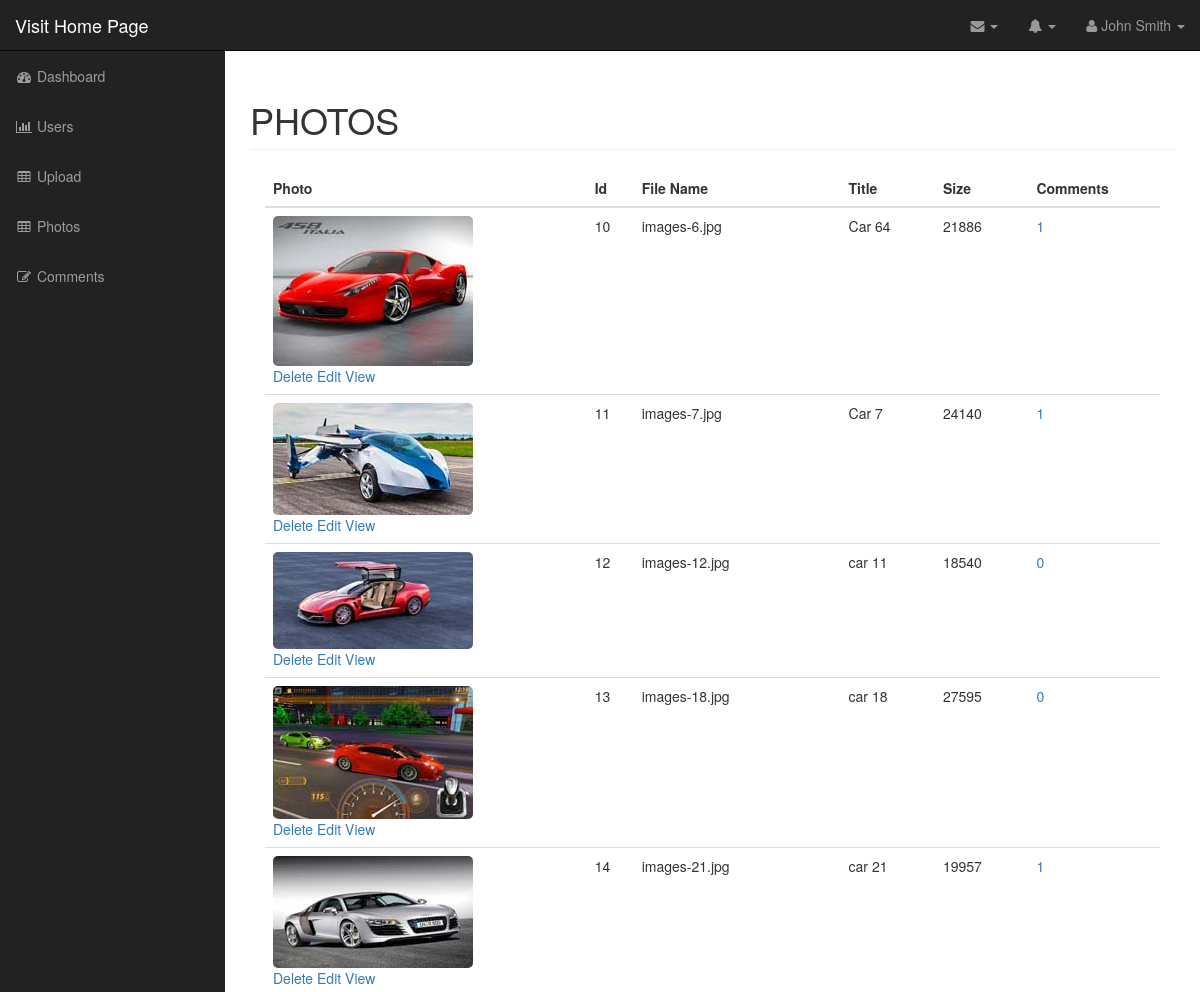
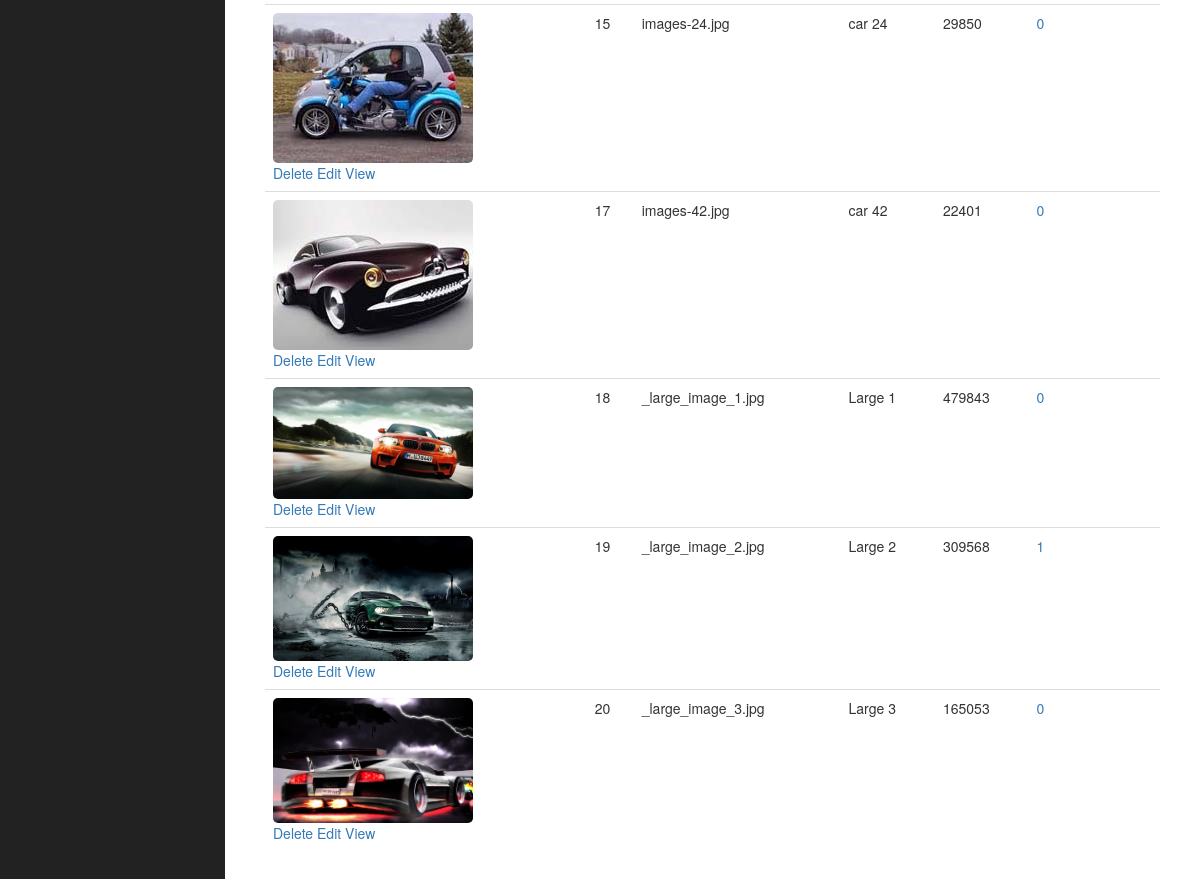
The app's page /admin/photos.php (signed in) with its own data (2 pictures, top to bottom).
### tables this page shows
CREATE TABLE `photos` (
  `id` int(11) NOT NULL,
  `title` varchar(255) NOT NULL,
  `caption` varchar(255) NOT NULL,
  `description` text NOT NULL,
  `filename` varchar(255) NOT NULL,
  `alternate_text` varchar(255) NOT NULL,
  `type` varchar(255) NOT NULL,
  `size` int(11) NOT NULL
);

### admin/includes/database.php (called while the page is built, shortened)
<?php
class Database {
    public $connection;
    public function open_db_connection(){
        $this->connection = new mysqli(DB_HOST,DB_USER,DB_PASS,DB_NAME);
    }
    public function query($sql) {
        $result = $this->connection->query($sql);
        return $result;
    }
    public function escape_string($string) {
        $escaped_string = $this->connection->real_escape_string($string);
        return $escaped_string;
    }
}
$database = new Database();
?>

### admin/includes/db_object.php (called while the page is built, shortened)
<?php
class Db_object {
    protected static $db_table = "users";
    public static function find_all() {
        return static::find_by_query("SELECT * FROM ".static::$db_table." ");
     }
    public static function find_by_query($sql) {
        global $database;
        $result_set = $database->query($sql);
        $the_object_array = array();
        while($row = mysqli_fetch_array($result_set)){
            $the_object_array[] = static::instantation($row);
        }
        return $the_object_array;
    }
    public static function instantation($the_record) {
        $the_object = new $calling_class;
        foreach($the_record as $the_attribute => $value){
            if($the_object->has_the_attribute($the_attribute)) {
                $the_object->$the_attribute = $value;
            }
        }
        return $the_object;
    }
    private function has_the_attribute($the_attribute) {
        $object_properties = get_object_vars($this);
        return array_key_exists($the_attribute, $object_properties);
    }
}
?>

### admin/includes/photo.php (called while the page is built, shortened)
<?php
class Photo extends Db_object {
    public $filename;
    public $upload_directory = "images";
    public function picture_path() {
        return $this->upload_directory.DS.$this->filename;
    }
}
?>

### admin/includes/comment.php (called while the page is built, shortened)
<?php
class Comment extends Db_object {
    protected static $db_table = "comments";
    public static function find_the_comments($photo_id=0) {
        global $database;
        $sql = "SELECT * FROM " . self::$db_table;
        $sql .=" WHERE photo_id=" . $database->escape_string($photo_id);
        $sql .=" ORDER BY photo_id ASC";
        return self::find_by_query($sql);
    }
}
?>

### admin/photos.php (the view, shortened to what this page needs)
<?php include("includes/header.php");
?>
<?php
    $photos = Photo::find_all();
?>
        <nav class="navbar navbar-inverse navbar-fixed-top" role="navigation">
            <?php include("includes/top_nav.php"); ?>
            <?php include("includes/side_nav.php"); ?>
        </nav>
        <div id="page-wrapper">
        <div class="container-fluid">
                <div class="row">
                    <div class="col-lg-12">
                        <h1 class="page-header">
                            PHOTOS
                        </h1>
                        <div class="col-md-12">
                            <table class="table table-hover">
                                <thead>
                                    <tr>
                                        <th>Photo</th>
                                        <th>Id</th>
                                        <th>File Name</th>
                                        <th>Title</th>
                                        <th>Size</th>
                                        <th>Comments</th>
                                    </tr>
                                </thead>
                                <tbody>
                                <?php
                                    foreach($photos as $photo): ?>
                                    <tr>
                                        <td><img class="admin-photo-thumbnail" src="<?php echo $photo->picture_path(); ?>">
                                        <div class="action_links">
                                            <a class="delete_link" href="delete_photo.php?id=<?php echo $photo->id; ?>">Delete</a>
                                            <a href="edit_photo.php?id=<?php echo $photo->id; ?>">Edit</a>
                                            <a href="../photo.php?id=<?php echo $photo->id;?>">View</a>
                                        </div>
                                        </td>
                                        <td><?php echo $photo->id; ?></td>
                                        <td><?php echo $photo->filename; ?></td>
                                        <td><?php echo $photo->title; ?></td>
                                        <td><?php echo $photo->size; ?></td>
                                        <td>
                                            <?php
                                            $comments = Comment::find_the_comments($photo->id);
                                            ?>
                                            <a href="comment_photo.php?id=<?php echo $photo->id;?>"><?php echo count($comments); ?> </a>
                                        </td>
                                    </tr>
                                    <?php endforeach; ?>
                                </tbody>
                            </table>
                        </div>
                    </div>
                </div>
            </div>
        </div>
  <?php include("includes/footer.php"); ?>

### admin/includes/header.php (shortened to what this page needs)
<!DOCTYPE html>
<html lang="en">
<head>
    <link href="css/bootstrap.min.css" rel="stylesheet">
    <link href="css/sb-admin.css" rel="stylesheet">
    <link href="font-awesome/css/font-awesome.min.css" rel="stylesheet" type="text/css">
    <link href="https://cdn.jsdelivr.net/npm/summernote@0.8.18/dist/summernote.min.css" rel="stylesheet">
    <link rel="stylesheet" href="css/dropzone.css">
    <link rel="stylesheet" href="css/styles.css">
</head>
<body>
    <div id="wrapper">

### admin/includes/top_nav.php (shortened to what this page needs)
<div class="navbar-header">
                <a class="navbar-brand" href="../index.php">Visit Home Page</a>
            </div>
            <ul class="nav navbar-right top-nav">
                <li class="dropdown">
                    <a href="#" class="dropdown-toggle" data-toggle="dropdown"><i class="fa fa-envelope"></i> <b class="caret"></b></a>
                </li>
                <li class="dropdown">
                    <a href="#" class="dropdown-toggle" data-toggle="dropdown"><i class="fa fa-bell"></i> <b class="caret"></b></a>
                </li>
                <li class="dropdown">
                    <a href="#" class="dropdown-toggle" data-toggle="dropdown"><i class="fa fa-user"></i> John Smith <b class="caret"></b></a>
                </li>
            </ul>

### admin/includes/side_nav.php
<div class="collapse navbar-collapse navbar-ex1-collapse">
                <ul class="nav navbar-nav side-nav">
                    <li>
                        <a href="index.php"><i class="fa fa-fw fa-dashboard"></i> Dashboard</a>
                    </li>
                    <li>
                        <a href="users.php"><i class="fa fa-fw fa-bar-chart-o"></i> Users</a>
                    </li>
                    <li>
                        <a href="upload.php"><i class="fa fa-fw fa-table"></i> Upload</a>
                    </li>
                    <li>
                        <a href="photos.php"><i class="fa fa-fw fa-table"></i> Photos</a>
                    </li>
                    <li>
                        <a href="comments.php"><i class="fa fa-fw fa-edit"></i> Comments</a>
                    </li>
                </ul>
            </div>

### admin/includes/footer.php (shortened to what this page needs)
  </div>
</body>
</html>

### admin/css/sb-admin.css (style rules this page uses)
body { margin-top: 100px; background-color: #222; }
@media (min-width:768px) { body { margin-top: 50px; } }
#wrapper { padding-left: 0; }
#page-wrapper { width: 100%; padding: 0; background-color: #fff; }
@media (min-width:768px) { #wrapper { padding-left: 225px; } }
@media (min-width:768px) { #page-wrapper { padding: 10px; } }
.top-nav { padding: 0 15px; }
.top-nav>li { display: inline-block; float: left; }
.top-nav>li>a { padding-top: 15px; padding-bottom: 15px; line-height: 20px; color: #999; }
@media (min-width:768px) { .side-nav { position: fixed; top: 51px; left: 225px; width: 225px; margin-left: -225px; border: none; border-radius: 0; overflow-y: auto; background-color: #222; } }
@media (min-width:768px) { .side-nav>li>a { width: 225px; } }

### admin/css/styles.css (style rules this page uses)
.admin-photo-thumbnail { width: 200px; border-radius: 5px; }

### records on screen
photos: filename (picture), id "10", filename "images-6.jpg", title "Car 64", size "21886", count($comments) "1"
photos: filename (picture), id "11", filename "images-7.jpg", title "Car 7", size "24140", count($comments) "1"
photos: filename (picture), id "12", filename "images-12.jpg", title "car 11", size "18540", count($comments) "0"
photos: filename (picture), id "13", filename "images-18.jpg", title "car 18", size "27595", count($comments) "0"
photos: filename (picture), id "14", filename "images-21.jpg", title "car 21", size "19957", count($comments) "1"
photos: filename (picture), id "15", filename "images-24.jpg", title "car 24", size "29850", count($comments) "0"
photos: filename (picture), id "17", filename "images-42.jpg", title "car 42", size "22401", count($comments) "0"
photos: filename (picture), id "18", filename "_large_image_1.jpg", title "Large 1", size "479843", count($comments) "0"
photos: filename (picture), id "19", filename "_large_image_2.jpg", title "Large 2", size "309568", count($comments) "1"
photos: filename (picture), id "20", filename "_large_image_3.jpg", title "Large 3", size "165053", count($comments) "0"
